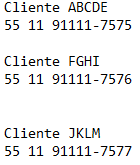
#> input picture imgs/1.jpg, 140 x 165 px; its folder holds only this picture in this run
$ python main.py
#> lines starting #> are read from the running program, lines starting #| are printed output that depends on the picture
import pytesseract
import re
import os
import json
import pandas as pd
from PIL import Image, ImageOps, ImageEnhance

pytesseract.pytesseract.tesseract_cmd = r'C:\Program Files\Tesseract-OCR\tesseract.exe'
diretorio_imagens = 'imgs'
contatos_extraidos = []

def limpar_telefone(telefone):
    telefone = re.sub(r'[^\d+]', '', telefone)
    if telefone.startswith("+55"):
        telefone = telefone[:3] + " " + telefone[3:5] + " " + telefone[5:10] + "-" + telefone[10:]
    elif telefone.startswith("55"): # Caso faltar o +
        telefone = "+" + telefone[:2] + " " + telefone[2:4] + " " + telefone[4:9] + "-" + telefone[9:]
    else: # Caso não tenha sequer o número que indique o país
        telefone = telefone[:2] + " " + telefone[2:7] + "-" + telefone[7:]
    return telefone

def limpar_nome(nome):
    nome = re.sub(r'[^\w\s]', '', nome)
    return nome

def processar_imagem(imagem_path):
#> called with imagem_path = 'imgs/1.jpg'
    contatos_imagem = []
    imagem = Image.open(imagem_path)
#> imagem is the input picture: PIL image 140x165 RGBA; mean R, G, B, A 237.8, 237.8, 238, 255
    imagem = ImageOps.exif_transpose(imagem)
    enhancer = ImageEnhance.Contrast(imagem)
    imagem = enhancer.enhance(2.0)
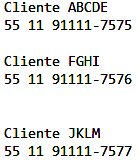
#> imagem: PIL image 140x165 RGBA; mean R, G, B, A 234.1, 234.2, 233, 255
    imagem = imagem.convert("L")
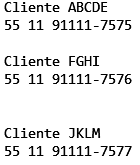
#> imagem: PIL image 140x165 L; min 0, max 255, mean 234
    texto_extraido = pytesseract.image_to_string(imagem)
    linhas = texto_extraido.splitlines()
    telefone_regex = re.compile(r'\+?\d[\d\s-]*')
    nome = None
    telefone = None

    for linha in linhas:
        linha = linha.strip()
        if not linha or re.search(r'[^\x00-\x7F]+', linha):
            continue
        if telefone_regex.match(linha):
            if len(linha.replace(" ", "").replace("-", "")) >= 10:
                telefone = limpar_telefone(linha)
            else:
                telefone = None
        else:
            nome = limpar_nome(linha)
        if nome and telefone:
            contatos_imagem.append({'Nome': nome, 'Telefone': telefone})
            nome = None
            telefone = None

    return contatos_imagem

def processar_todas_imagens():
    arquivos_imagem = [f for f in os.listdir(diretorio_imagens) if f.endswith('.jpg')]
    for arquivo in arquivos_imagem:
        imagem_path = os.path.join(diretorio_imagens, arquivo)
        contatos = processar_imagem(imagem_path)
        contatos_extraidos.extend(contatos)

processar_todas_imagens()
#> (the call stopped at in processar_imagem, `texto_extraido = pytesseract.image_to_string(imagem)`: pytesseract is not available in this run)

if contatos_extraidos:
    # Salvando os contatos em um arquivo JSON
    with open('contatos_extraidos.json', 'w', encoding='utf-8') as f:
        json.dump(contatos_extraidos, f, ensure_ascii=False, indent=4)
    print("Contatos extraídos e salvos em 'contatos_extraidos.json'.")

    # Exibindo os contatos como uma tabela usando pandas
    df = pd.DataFrame(contatos_extraidos)
    print("\nTabela de Contatos Extraídos:")
    print(df.to_markdown())  # Exibindo como tabela com formatação de markdown para ficar bonitinho

else:
    print("Nenhum contato foi extraído.")

$ run again, on imgs/2.jpg
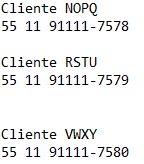
#> input picture imgs/2.jpg, 144 x 164 px
#> in processar_imagem, imagem is the input picture: PIL image 144x164 RGBA; mean R, G, B, A 237.7, 237.7, 237.9, 255
#> in processar_imagem, `imagem = enhancer.enhance(2.0)`:
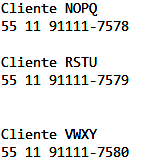
#> imagem: PIL image 144x164 RGBA; mean R, G, B, A 233.8, 234, 232.9, 255
#> in processar_imagem, `imagem = imagem.convert("L")`:
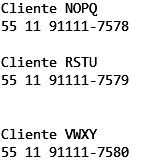
#> imagem: PIL image 144x164 L; min 0, max 255, mean 233.8
